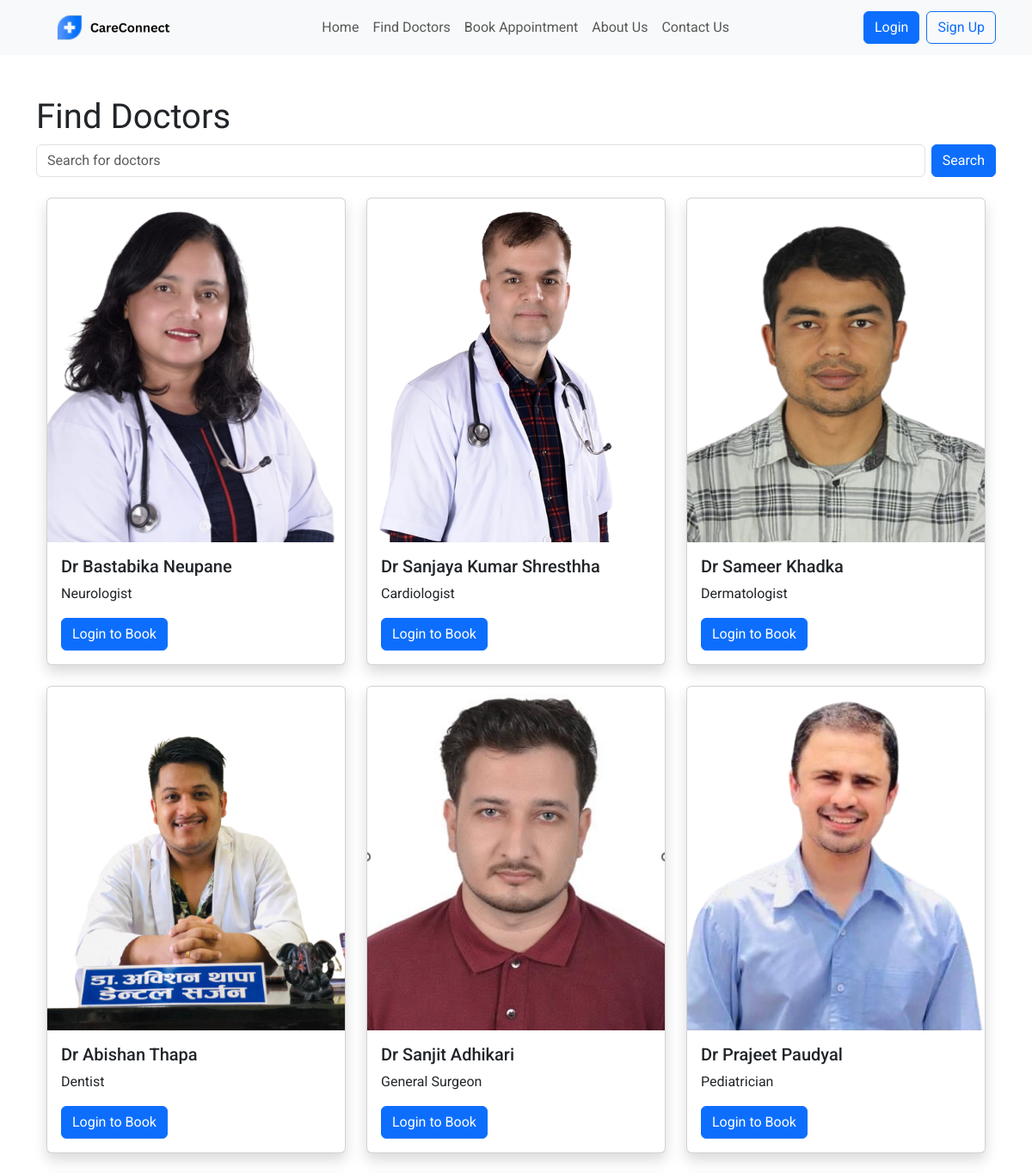
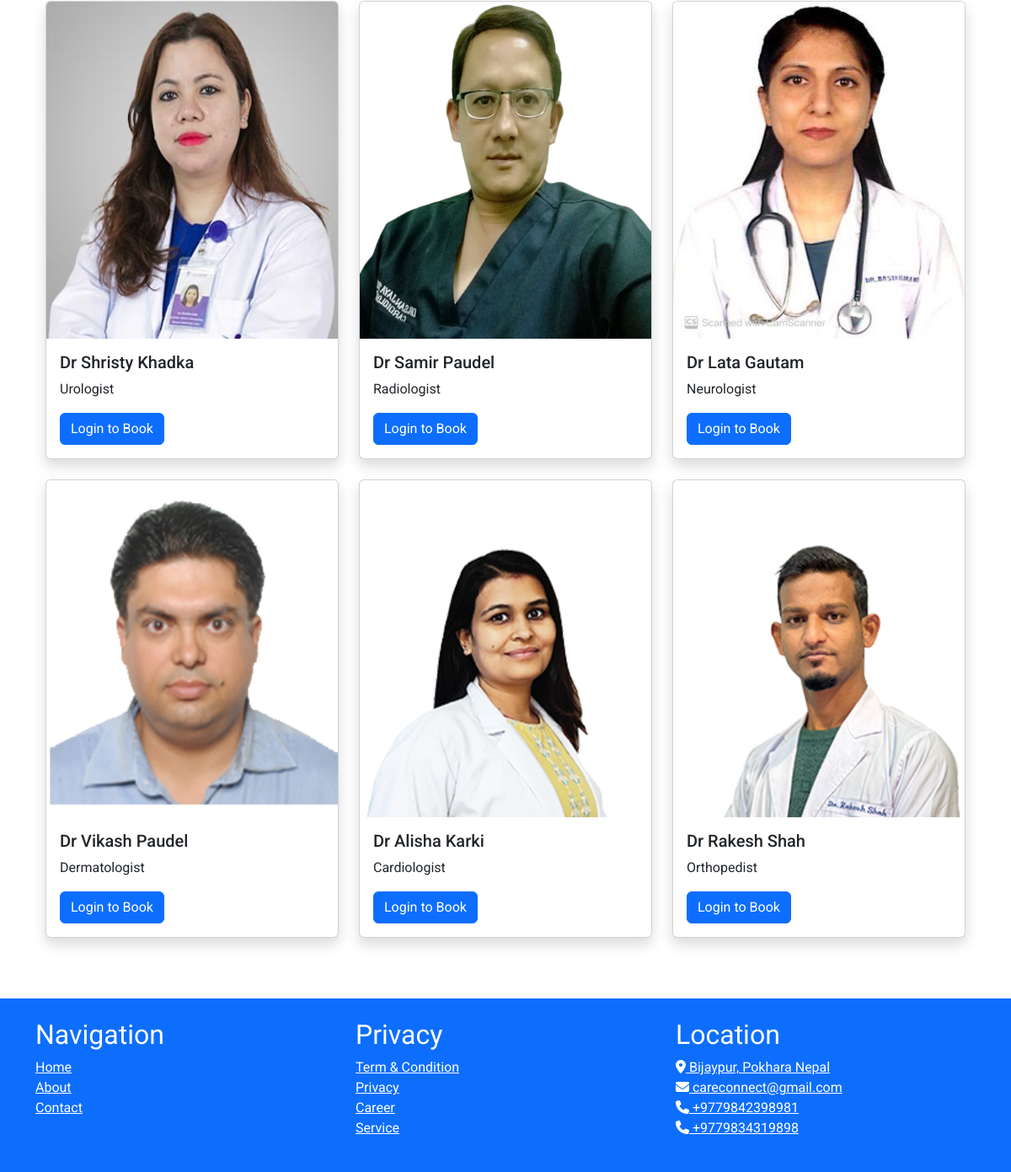
The app's page /doctors/find-doctors/ with its own data (2 pictures, top to bottom).
### cms/models.py (models this page shows, shortened)
class StaticFile(models.Model):
    name = models.CharField(max_length=255)
    image = models.ImageField(upload_to='static_files/')

class Profession(models.Model):
    name = models.CharField(max_length=100)
    speciality = models.ForeignKey(Speciality, on_delete=models.CASCADE)
    def __str__(self):
        return self.name

### doctors/models.py (models this page shows, shortened)
class Doctor(models.Model):
    name = models.CharField(max_length=50)
    mobile = models.CharField(max_length=15)
    profession = models.ForeignKey(Profession, on_delete=models.CASCADE,null=True)
    image = models.ImageField(upload_to='doctor_images/', null=True, blank=True)

### doctors/views.py (the view)
# urls.py: path('find-doctors/', views.find_doctors, name='find_doctors'),
def find_doctors(request, speciality_id=None):
    if speciality_id:
        speciality = get_object_or_404(Speciality, id=speciality_id)
        doctors = Doctor.objects.filter(profession__speciality=speciality)
    else:
        doctors = Doctor.objects.all()
    has_appointment = (
        request.user.is_authenticated and
        hasattr(request.user, 'patient') and
        request.user.patient.appointments.exists()
    )
    return render(request, 'doctors/find_doctors.html', {
        'doctors': doctors,
        'selected_speciality_id': speciality_id,
        'is_authenticated': request.user.is_authenticated,
        'is_staff': request.user.is_staff,
        'has_appointment': has_appointment,
    })

### cms/context_processors.py (called while the page is built)
def logo_processor(request):
    logo = StaticFile.objects.filter(name='logo').first()
    return {
        'logo': logo,
    }

### templates/doctors/find_doctors.html (shortened to what this page needs)
{% extends 'cms/base.html' %}
{% block content %}
<div class="container my-5">
    <h1>Find Doctors</h1>
    <form action="{% url 'find_doctors' %}" method="GET" class="mb-4">
        <div class="input-group mb-3">
            <div class="col me-2">
                <input type="text" id="search-query" class="form-control" placeholder="Search for doctors">
            </div>
            <div class="col-auto">
                <button type="submit" id="search-button" class="btn btn-primary">Search</button>
            </div>
        </div>
    </form>
    <section class="container">
        <div class="row owl-carousel owl-theme">
            {% for doc in doctors %}
            <div class="col-md-4 mb-4">
                <div class="card shadow">
                    {% if doc.image %}
                    <img src="{{ doc.image.url }}" height="400px" class="card-img-top" alt="">
                    {% else %}
                    <img src="/static/img/placeholder.jpg" height="400px" class="card-img-top" alt="">
                    {% endif %}
                    <div class="card-body">
                        <h5 class="card-title">{{ doc.name }}</h5>
                        <p class="card-text">{{ doc.profession }}</p>
                        {% if user.is_authenticated %}
                        {% if not user.is_staff %}
                        {% if has_appointment %}
                        <a href="{% url 'appointment:book_another_appointment' %}?doctor_id={{ doc.id }}&speciality_id={{ doc.profession.speciality.id }}"
                            class="btn btn-primary">Book Another Appointment</a>
                        {% else %}
                        <a href="{% url 'appointment:book_appointment' %}?doctor_id={{ doc.id }}&speciality_id={{ doc.profession.speciality.id }}"
                            class="btn btn-primary">Book Appointment</a>
                        {% endif %}
                        {% endif %}
                        {% else %}
                        <a href="{% url 'login' %}?next={% url 'appointment:book_appointment' %}?doctor_id={{ doc.id }}&speciality_id={{ doc.profession.speciality.id }}"
                            class="btn btn-primary" onclick="alert('Please login or register to book an appointment.')">
                            Login to Book
                        </a>
                        {% endif %}
                    </div>
                </div>
            </div>
            {% endfor %}
        </div>
    </section>
</div>
{% endblock %}

### templates/cms/base.html (shortened to what this page needs)
<!DOCTYPE html>
<html lang="en">
<head>
    {% load static %}
    <link href="https://cdn.jsdelivr.net/npm/bootstrap@5.3.3/dist/css/bootstrap.min.css" rel="stylesheet"
>
    <link href="{% static 'css/style.css' %}" rel="stylesheet">
</head>
<body class="d-flex flex-column min-vh-100">
    <header class="header_section sticky-top">
        <nav class="navbar navbar-expand-lg navbar-light bg-light">
            <div class="container">
                <a class="navbar-brand" href="/">
                    {% if logo %}
                    <img src="{{ logo.image.url }}" alt="केयरकनेक्ट" style="height: 38px;">
                    {% endif %}
                </a>
                <div class="offcanvas offcanvas-end" tabindex="-1" id="offcanvasNavbar"
                    aria-labelledby="offcanvasNavbarLabel">
                    <div class="offcanvas-body">
                        <ul class="navbar-nav mx-auto mt-2 mt-lg-0">
                            {% if user.is_authenticated %}
                            {% if request.user.is_staff %}
                            <li class="nav-item">
                                <a class="nav-link" href="{% url 'home' %}">Dashboard</a>
                            </li>
                            <li class="nav-item">
                                <div class="dropdown">
                                    <a class="nav-link dropdown-toggle" type="button" id="appointmentDropdown"
                                        data-bs-toggle="dropdown" aria-expanded="false">Appointments</a>
                                    <ul class="dropdown-menu" aria-labelledby="appointmentDropdown">
                                        <li><a class="dropdown-item" href="{% url 'appointment:appointment_list' %}">View
                                                Appointments</a></li>
                                        <li><a class="dropdown-item" href="{% url 'appointment:add_appointment' %}">Add
                                                Appointment</a>
                                        </li>
                                    </ul>
                                </div>
                            </li>
                            <li class="nav-item">
                                <div class="dropdown">
                                    <a class="nav-link dropdown-toggle" type="button" id="doctorDropdown"
                                        data-bs-toggle="dropdown" aria-expanded="false">Doctors</a>
                                    <ul class="dropdown-menu" aria-labelledby="doctorDropdown">
                                        <li><a class="dropdown-item" href="{% url 'doctor_list' %}">Doctor List</a></li>
                                        <li><a class="dropdown-item" href="{% url 'add_doctor' %}">Add Doctor</a></li>
                                    </ul>
                                </div>
                            </li>
                            <li class="nav-item">
                                <div class="dropdown">
                                    <a class="nav-link dropdown-toggle" type="button" id="patientDropdown"
                                        data-bs-toggle="dropdown" aria-expanded="false">Patients</a>
                                    <ul class="dropdown-menu" aria-labelledby="patientDropdown">
                                        <li><a class="dropdown-item" href="{% url 'patient_list' %}">Patient List</a>
                                        </li>
                                        <li><a class="dropdown-item" href="{% url 'add_patient' %}">Add Patient</a></li>
                                    </ul>
                                </div>
                            </li>
                            <li class="nav-item">
                                <div class="dropdown">
                                    <a class="nav-link dropdown-toggle" type="button" id="specialtyDropdown"
                                        data-bs-toggle="dropdown" aria-expanded="false">Specialty</a>
                                    <ul class="dropdown-menu" aria-labelledby="specialtyDropdown">
                                        <li><a class="dropdown-item" href="{% url 'specialty_list' %}">Specialty
                                                List</a>
                                        </li>
                                        <li><a class="dropdown-item" href="{% url 'add_specialty' %}">Add Specialty</a>
                                        </li>
                                    </ul>
                                </div>
                            </li>
                            {% else %}
                            <li class="nav-item">
                                <a class="nav-link" href="{% url 'index' %}">Home</a>
                            </li>
                            <li class="nav-item">
                                <a class="nav-link" href="{% url 'find_doctors' %}">Find Doctors</a>
                            </li>
                            {% if request.user.is_authenticated %}
                            {% with request.user.patient as patient %}
                            {% if patient %}
                            {% with patient.appointments.all as appointments %}
                            {% if appointments.count > 0 %}
                            <li class="nav-item">
                                <a class="nav-link" href="{% url 'appointment:book_another_appointment' %}">Book Another
                                    Appointment</a>
                            </li>
                            {% else %}
                            <li class="nav-item">
                                <a class="nav-link" href="{% url 'appointment:book_appointment' %}">Book Appointment</a>
                            </li>
                            {% endif %}
                            {% endwith %}
                            {% else %}
                            <li class="nav-item">
                                <a class="nav-link" href="{% url 'appointment:book_appointment' %}">Book Appointment</a>
                            </li>
                            {% endif %}
                            {% endwith %}
                            {% else %}
                            <li class="nav-item">
                                <a class="nav-link" href="{% url 'login' %}">Login to Book Appointment</a>
                            </li>
                            {% endif %}
                            <li class="nav-item">
                                <a class="nav-link" href="{% url 'about_us' %}">About Us</a>
                            </li>
                            <li class="nav-item">
                                <a class="nav-link" href="{% url 'contact_us' %}">Contact Us</a>
                            </li>
                            {% endif %}
                            {% else %}
                            <li class="nav-item">
                                <a class="nav-link" href="{% url 'index' %}">Home</a>
                            </li>
                            <li class="nav-item">
                                <a class="nav-link" href="{% url 'find_doctors' %}">Find Doctors</a>
                            </li>
                            <li class="nav-item">
                                <a class="nav-link" href="{% url 'login' %}">
                                    <span class="nav-link-text"
                                        onclick="alert('Please login or register to book an appointment.')">Book
                                        Appointment</span>
                                </a>
                            </li>
                            <li class="nav-item">
                                <a class="nav-link" href="{% url 'about_us' %}">About Us</a>
                            </li>
                            <li class="nav-item">
                                <a class="nav-link" href="{% url 'contact_us' %}">Contact Us</a>
                            </li>
                            {% endif %}
                        </ul>
                        <div class="ml-auto d-flex align-items-center">
                            {% if user.is_authenticated %}
                            <a href="{% url 'profile' %}" class="btn btn-outline-success rounded-pill mx-2">Profile</a>
                            {% if user.is_staff %}
                            <form method="POST" action="{% url 'logout_admin' %}" class="mb-0">
                                {% csrf_token %}
                                <button type="submit" class="btn btn-primary my-2 my-sm-0 mr-2">Logout</button>
                            </form>
                            {% else %}
                            <form method="POST" action="{% url 'logout_user' %}" class="mb-0">
                                {% csrf_token %}
                                <button type="submit" class="btn btn-primary my-2 my-sm-0 mr-2">Logout</button>
                            </form>
                            {% endif %}
                            {% else %}
                            <form method="POST" action="{% url 'login' %}" class="mb-0">
                                <button type="submit" class="btn btn-primary my-2 my-sm-0 mx-2">Login</button>
                            </form>
                            <a href="{% url 'register' %}" class="btn btn-outline-primary my-2 my-sm-0">Sign Up</a>
                            {% endif %}
                        </div>
                    </div>
                </div>
            </div>
        </nav>
    </header>
    <main class="main flex-grow-1">
        {% block content %}
        {% endblock %}
    </main>
    <footer class="bg-primary text-white py-4">
        <div class="container">
            <div class="row">
                <div class="col-md-4">
                    <div class="sitemap">
                        <h2>Navigation</h2>
                        <ul class="list-unstyled">
                            <li><a href="{% url 'home'%}" class="text-white">Home</a></li>
                            <li><a href="{% url 'about_us'%}" class="text-white">About</a></li>
                            <li><a href="{% url 'contact_us'%}" onclick="" class="text-white">Contact</a></li>
                        </ul>
                    </div>
                </div>
                <div class="col-md-4">
                    <div class="privacy">
                        <h2>Privacy</h2>
                        <ul class="list-unstyled">
                            <li><a href="#" class="text-white">Term & Condition</a></li>
                            <li><a href="#" class="text-white">Privacy</a></li>
                            <li><a href="#" class="text-white">Career</a></li>
                            <li><a href="#" class="text-white">Service</a></li>
                        </ul>
                    </div>
                </div>
                <div class="col-md-4">
                    <div class="location">
                        <h2>Location</h2>
                        <ul class="list-unstyled" id="list">
                            <li><a href="#" class="text-white"><i class="fas fa-map-marker-alt"></i> Bijaypur, Pokhara
                                    Nepal</a></li>
                            <li><a href="mailto:careconnect@gmail.com" class="text-white"><i
                                        class="fas fa-envelope"></i> careconnect@gmail.com</a>
                            </li>
                            <li><a href="tel:9842398981" class="text-white"><i class="fas fa-phone"></i>
                                    +9779842398981</a></li>
                            <li><a href="tel:9834319898" class="text-white"><i class="fas fa-phone"></i>
                                    +9779834319898</a></li>
                        </ul>
                    </div>
                </div>
            </div>
        </div>
    </footer>
</html>

### static/css/style.css (style rules this page uses)
body { font-family: 'Roboto', sans-serif; }
h1, h2, h3 { font-family: 'Varela Round', sans-serif; }

### templates/cms/base.html (style rules this page uses)
body { font-family: 'Roboto', sans-serif; display: flex; flex-direction: column; min-height: 100vh; }
.main { flex: 1; }
h1, h2, h3 { font-family: 'Varela Round', sans-serif; }

### records on screen
StaticFile: image (picture)
Doctor: image (picture), name "Dr Bastabika Neupane", profession "Neurologist"
Doctor: image (picture), name "Dr Sanjaya Kumar Shresthha", profession "Cardiologist"
Doctor: image (picture), name "Dr Sameer Khadka", profession "Dermatologist"
Doctor: image (picture), name "Dr Abishan Thapa", profession "Dentist"
Doctor: image (picture), name "Dr Sanjit Adhikari", profession "General Surgeon"
Doctor: image (picture), name "Dr Prajeet Paudyal", profession "Pediatrician"
Doctor: image (picture), name "Dr Shristy Khadka", profession "Urologist"
Doctor: image (picture), name "Dr Samir Paudel", profession "Radiologist"
Doctor: image (picture), name "Dr Lata Gautam", profession "Neurologist"
Doctor: image (picture), name "Dr Vikash Paudel", profession "Dermatologist"
Doctor: image (picture), name "Dr Alisha Karki", profession "Cardiologist"
Doctor: image (picture), name "Dr Rakesh Shah", profession "Orthopedist"
